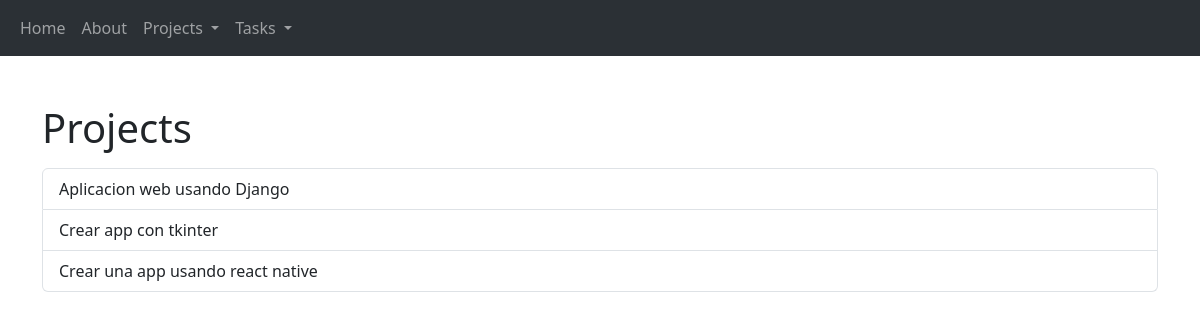
/projects/, run on the app's committed database.
### myapp/models.py (models this page shows, shortened)
class Project(models.Model):
    name = models.CharField(max_length=200)

### myapp/views.py (the view)
# urls.py: path('projects/', views.projects, name = "projects"),
def projects(request):
    projects = Project.objects.all()
    return render(request, "projects/projects.html", {
        'projects' : projects
    })

### myapp/templates/projects/projects.html
{% extends 'layouts/base.html' %}
{% block content %}
    <h1>Projects</h1>
    <div class="list-group mt-3 mb-3">
    {% for project in projects %}
        <a href="{% url 'project_detail' project.id %}" class="list-group-item list-group-item-action">{{project.name}}</a>
    {% endfor %}
    </div>
{% endblock %}

### data on the page
Project: name "Aplicacion web usando Django"
Project: name "Crear app con tkinter"
Project: name "Crear una app usando react native"
